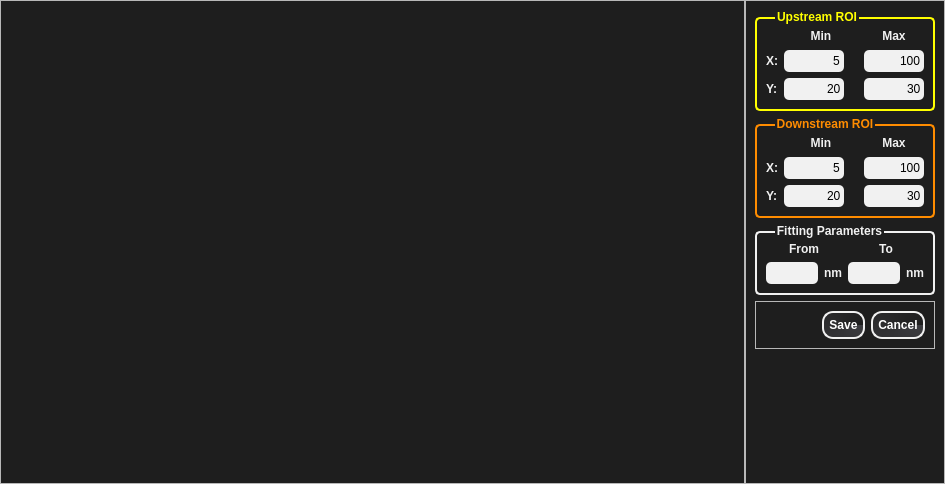
<?xml version="1.0" encoding="UTF-8"?>
<ui version="4.0">
 <class>roi_selector_main_widget</class>
 <widget class="QWidget" name="roi_selector_main_widget">
  <property name="geometry">
   <rect>
    <x>0</x>
    <y>0</y>
    <width>945</width>
    <height>484</height>
   </rect>
  </property>
  <property name="windowTitle">
   <string>Form</string>
  </property>
  <property name="styleSheet">
   <string notr="true">#roi_selector_main_widget{
	background: #1E1E1E;	
}

QLabel ,QGroupBox{
	color: #F1F1F1;
	font-weight: bold;
}

QLineEdit{
	border-radius:5px;
	background: #F1F1F1;
	color: black;
}

QPushButton{
	color:white;
	border-color: black;
	border: 2px solid #F1F1F1;
	border-radius: 11px;
	font-weight: bold;
	padding: 5px;
	background:qconicalgradient(cx:0.5, cy:0.5, angle:0, stop:0 rgba(30, 30, 30, 255), stop:1 rgba(60, 60, 64, 255))
}

QPushButton::hover{
    border:2px solid #fff;
	margin: 0.5px;
}

QPushPutton::press{
   border:2px solid #fff;
	margin: 2px;
}

QGroupBox {
	border: 2px solid #F1F1F1;
	border-radius: 5px;
	margin-top: 7px;
	padding: 0px
}
QGroupBox::title {
     subcontrol-origin: margin;
     left: 20px;
}

#upstream_roi_box{
	color:  rgba(255,255,0,255);
	border: 2px solid rgba(255,255,0,255);
}
#downstream_roi_box {
	color: rgba(255,140,0,255);
	border: 2px solid rgba(255,140,0,255);
}
</string>
  </property>
  <layout class="QHBoxLayout" name="horizontalLayout">
   <property name="spacing">
    <number>0</number>
   </property>
   <property name="margin">
    <number>0</number>
   </property>
   <item>
    <widget class="QFrame" name="axes_frame">
     <property name="frameShape">
      <enum>QFrame::StyledPanel</enum>
     </property>
     <property name="frameShadow">
      <enum>QFrame::Raised</enum>
     </property>
    </widget>
   </item>
   <item>
    <widget class="QFrame" name="frame">
     <property name="sizePolicy">
      <sizepolicy hsizetype="Fixed" vsizetype="Preferred">
       <horstretch>0</horstretch>
       <verstretch>0</verstretch>
      </sizepolicy>
     </property>
     <property name="frameShape">
      <enum>QFrame::StyledPanel</enum>
     </property>
     <property name="frameShadow">
      <enum>QFrame::Raised</enum>
     </property>
     <layout class="QVBoxLayout" name="verticalLayout_3">
      <item>
       <widget class="QGroupBox" name="upstream_roi_box">
        <property name="minimumSize">
         <size>
          <width>180</width>
          <height>0</height>
         </size>
        </property>
        <property name="maximumSize">
         <size>
          <width>180</width>
          <height>16777215</height>
         </size>
        </property>
        <property name="title">
         <string>Upstream ROI</string>
        </property>
        <layout class="QVBoxLayout" name="verticalLayout">
         <item>
          <layout class="QGridLayout" name="gridLayout">
           <item row="0" column="1">
            <widget class="QLabel" name="label">
             <property name="sizePolicy">
              <sizepolicy hsizetype="Expanding" vsizetype="Fixed">
               <horstretch>0</horstretch>
               <verstretch>0</verstretch>
              </sizepolicy>
             </property>
             <property name="minimumSize">
              <size>
               <width>0</width>
               <height>16</height>
              </size>
             </property>
             <property name="text">
              <string>Min</string>
             </property>
             <property name="alignment">
              <set>Qt::AlignCenter</set>
             </property>
            </widget>
           </item>
           <item row="0" column="2">
            <widget class="QLabel" name="label_2">
             <property name="sizePolicy">
              <sizepolicy hsizetype="Expanding" vsizetype="Fixed">
               <horstretch>0</horstretch>
               <verstretch>0</verstretch>
              </sizepolicy>
             </property>
             <property name="minimumSize">
              <size>
               <width>60</width>
               <height>16</height>
              </size>
             </property>
             <property name="maximumSize">
              <size>
               <width>60</width>
               <height>16777215</height>
              </size>
             </property>
             <property name="text">
              <string>Max</string>
             </property>
             <property name="alignment">
              <set>Qt::AlignCenter</set>
             </property>
            </widget>
           </item>
           <item row="1" column="0">
            <widget class="QLabel" name="label_3">
             <property name="text">
              <string>X:</string>
             </property>
            </widget>
           </item>
           <item row="1" column="1">
            <widget class="QLineEdit" name="us_x_min_txt">
             <property name="minimumSize">
              <size>
               <width>60</width>
               <height>22</height>
              </size>
             </property>
             <property name="maximumSize">
              <size>
               <width>60</width>
               <height>16777215</height>
              </size>
             </property>
             <property name="text">
              <string>5</string>
             </property>
             <property name="alignment">
              <set>Qt::AlignRight|Qt::AlignTrailing|Qt::AlignVCenter</set>
             </property>
            </widget>
           </item>
           <item row="1" column="2">
            <widget class="QLineEdit" name="us_x_max_txt">
             <property name="minimumSize">
              <size>
               <width>60</width>
               <height>22</height>
              </size>
             </property>
             <property name="maximumSize">
              <size>
               <width>60</width>
               <height>16777215</height>
              </size>
             </property>
             <property name="text">
              <string>100</string>
             </property>
             <property name="alignment">
              <set>Qt::AlignRight|Qt::AlignTrailing|Qt::AlignVCenter</set>
             </property>
            </widget>
           </item>
           <item row="2" column="0">
            <widget class="QLabel" name="label_4">
             <property name="text">
              <string>Y:</string>
             </property>
            </widget>
           </item>
           <item row="2" column="1">
            <widget class="QLineEdit" name="us_y_min_txt">
             <property name="minimumSize">
              <size>
               <width>60</width>
               <height>22</height>
              </size>
             </property>
             <property name="maximumSize">
              <size>
               <width>60</width>
               <height>16777215</height>
              </size>
             </property>
             <property name="text">
              <string>20</string>
             </property>
             <property name="alignment">
              <set>Qt::AlignRight|Qt::AlignTrailing|Qt::AlignVCenter</set>
             </property>
            </widget>
           </item>
           <item row="2" column="2">
            <widget class="QLineEdit" name="us_y_max_txt">
             <property name="minimumSize">
              <size>
               <width>60</width>
               <height>22</height>
              </size>
             </property>
             <property name="maximumSize">
              <size>
               <width>60</width>
               <height>16777215</height>
              </size>
             </property>
             <property name="text">
              <string>30</string>
             </property>
             <property name="alignment">
              <set>Qt::AlignRight|Qt::AlignTrailing|Qt::AlignVCenter</set>
             </property>
            </widget>
           </item>
          </layout>
         </item>
        </layout>
       </widget>
      </item>
      <item>
       <widget class="QGroupBox" name="downstream_roi_box">
        <property name="minimumSize">
         <size>
          <width>180</width>
          <height>0</height>
         </size>
        </property>
        <property name="maximumSize">
         <size>
          <width>180</width>
          <height>16777215</height>
         </size>
        </property>
        <property name="title">
         <string>Downstream ROI</string>
        </property>
        <layout class="QVBoxLayout" name="verticalLayout_2">
         <item>
          <layout class="QGridLayout" name="gridLayout_2">
           <item row="0" column="1">
            <widget class="QLabel" name="label_5">
             <property name="sizePolicy">
              <sizepolicy hsizetype="Expanding" vsizetype="Fixed">
               <horstretch>0</horstretch>
               <verstretch>0</verstretch>
              </sizepolicy>
             </property>
             <property name="minimumSize">
              <size>
               <width>0</width>
               <height>16</height>
              </size>
             </property>
             <property name="text">
              <string>Min</string>
             </property>
             <property name="alignment">
              <set>Qt::AlignCenter</set>
             </property>
            </widget>
           </item>
           <item row="0" column="2">
            <widget class="QLabel" name="label_6">
             <property name="sizePolicy">
              <sizepolicy hsizetype="Expanding" vsizetype="Fixed">
               <horstretch>0</horstretch>
               <verstretch>0</verstretch>
              </sizepolicy>
             </property>
             <property name="minimumSize">
              <size>
               <width>60</width>
               <height>16</height>
              </size>
             </property>
             <property name="maximumSize">
              <size>
               <width>60</width>
               <height>16777215</height>
              </size>
             </property>
             <property name="text">
              <string>Max</string>
             </property>
             <property name="alignment">
              <set>Qt::AlignCenter</set>
             </property>
            </widget>
           </item>
           <item row="1" column="0">
            <widget class="QLabel" name="label_7">
             <property name="text">
              <string>X:</string>
             </property>
            </widget>
           </item>
           <item row="1" column="1">
            <widget class="QLineEdit" name="ds_x_min_txt">
             <property name="minimumSize">
              <size>
               <width>60</width>
               <height>22</height>
              </size>
             </property>
             <property name="maximumSize">
              <size>
               <width>60</width>
               <height>16777215</height>
              </size>
             </property>
             <property name="text">
              <string>5</string>
             </property>
             <property name="alignment">
              <set>Qt::AlignRight|Qt::AlignTrailing|Qt::AlignVCenter</set>
             </property>
            </widget>
           </item>
           <item row="1" column="2">
            <widget class="QLineEdit" name="ds_x_max_txt">
             <property name="minimumSize">
              <size>
               <width>60</width>
               <height>22</height>
              </size>
             </property>
             <property name="maximumSize">
              <size>
               <width>60</width>
               <height>16777215</height>
              </size>
             </property>
             <property name="text">
              <string>100</string>
             </property>
             <property name="alignment">
              <set>Qt::AlignRight|Qt::AlignTrailing|Qt::AlignVCenter</set>
             </property>
            </widget>
           </item>
           <item row="2" column="0">
            <widget class="QLabel" name="label_8">
             <property name="text">
              <string>Y:</string>
             </property>
            </widget>
           </item>
           <item row="2" column="1">
            <widget class="QLineEdit" name="ds_y_min_txt">
             <property name="minimumSize">
              <size>
               <width>60</width>
               <height>22</height>
              </size>
             </property>
             <property name="maximumSize">
              <size>
               <width>60</width>
               <height>16777215</height>
              </size>
             </property>
             <property name="text">
              <string>20</string>
             </property>
             <property name="alignment">
              <set>Qt::AlignRight|Qt::AlignTrailing|Qt::AlignVCenter</set>
             </property>
            </widget>
           </item>
           <item row="2" column="2">
            <widget class="QLineEdit" name="ds_y_max_txt">
             <property name="minimumSize">
              <size>
               <width>60</width>
               <height>22</height>
              </size>
             </property>
             <property name="maximumSize">
              <size>
               <width>60</width>
               <height>16777215</height>
              </size>
             </property>
             <property name="text">
              <string>30</string>
             </property>
             <property name="alignment">
              <set>Qt::AlignRight|Qt::AlignTrailing|Qt::AlignVCenter</set>
             </property>
            </widget>
           </item>
          </layout>
         </item>
        </layout>
       </widget>
      </item>
      <item>
       <widget class="QGroupBox" name="fitting_param_roi">
        <property name="minimumSize">
         <size>
          <width>180</width>
          <height>0</height>
         </size>
        </property>
        <property name="maximumSize">
         <size>
          <width>180</width>
          <height>16777215</height>
         </size>
        </property>
        <property name="title">
         <string>Fitting Parameters</string>
        </property>
        <layout class="QGridLayout" name="gridLayout_4">
         <item row="0" column="0">
          <layout class="QGridLayout" name="gridLayout_3">
           <item row="0" column="0">
            <widget class="QLabel" name="label_9">
             <property name="text">
              <string>From</string>
             </property>
             <property name="alignment">
              <set>Qt::AlignCenter</set>
             </property>
            </widget>
           </item>
           <item row="0" column="1">
            <widget class="QLabel" name="label_10">
             <property name="layoutDirection">
              <enum>Qt::RightToLeft</enum>
             </property>
             <property name="text">
              <string>To</string>
             </property>
             <property name="alignment">
              <set>Qt::AlignCenter</set>
             </property>
            </widget>
           </item>
          </layout>
         </item>
         <item row="1" column="0">
          <layout class="QGridLayout" name="gridLayout_5">
           <item row="0" column="0">
            <layout class="QHBoxLayout" name="horizontalLayout_2">
             <item>
              <widget class="QLineEdit" name="fit_from_txt">
               <property name="minimumSize">
                <size>
                 <width>0</width>
                 <height>22</height>
                </size>
               </property>
               <property name="sizeIncrement">
                <size>
                 <width>0</width>
                 <height>0</height>
                </size>
               </property>
               <property name="alignment">
                <set>Qt::AlignRight|Qt::AlignTrailing|Qt::AlignVCenter</set>
               </property>
              </widget>
             </item>
             <item>
              <widget class="QLabel" name="label_11">
               <property name="sizePolicy">
                <sizepolicy hsizetype="Fixed" vsizetype="Fixed">
                 <horstretch>0</horstretch>
                 <verstretch>0</verstretch>
                </sizepolicy>
               </property>
               <property name="text">
                <string>nm</string>
               </property>
              </widget>
             </item>
            </layout>
           </item>
           <item row="0" column="1">
            <layout class="QHBoxLayout" name="horizontalLayout_3">
             <item>
              <widget class="QLineEdit" name="fit_to_txt">
               <property name="minimumSize">
                <size>
                 <width>0</width>
                 <height>22</height>
                </size>
               </property>
               <property name="alignment">
                <set>Qt::AlignRight|Qt::AlignTrailing|Qt::AlignVCenter</set>
               </property>
              </widget>
             </item>
             <item>
              <widget class="QLabel" name="label_12">
               <property name="sizePolicy">
                <sizepolicy hsizetype="Fixed" vsizetype="Fixed">
                 <horstretch>0</horstretch>
                 <verstretch>0</verstretch>
                </sizepolicy>
               </property>
               <property name="text">
                <string>nm</string>
               </property>
              </widget>
             </item>
            </layout>
           </item>
          </layout>
         </item>
        </layout>
       </widget>
      </item>
      <item>
       <widget class="QFrame" name="frame_2">
        <property name="minimumSize">
         <size>
          <width>180</width>
          <height>0</height>
         </size>
        </property>
        <property name="maximumSize">
         <size>
          <width>180</width>
          <height>16777215</height>
         </size>
        </property>
        <property name="frameShape">
         <enum>QFrame::StyledPanel</enum>
        </property>
        <property name="frameShadow">
         <enum>QFrame::Raised</enum>
        </property>
        <layout class="QHBoxLayout" name="horizontalLayout_5">
         <item>
          <spacer name="horizontalSpacer">
           <property name="orientation">
            <enum>Qt::Horizontal</enum>
           </property>
           <property name="sizeHint" stdset="0">
            <size>
             <width>40</width>
             <height>20</height>
            </size>
           </property>
          </spacer>
         </item>
         <item>
          <widget class="QPushButton" name="save_btn">
           <property name="maximumSize">
            <size>
             <width>80</width>
             <height>16777215</height>
            </size>
           </property>
           <property name="text">
            <string>Save</string>
           </property>
          </widget>
         </item>
         <item>
          <widget class="QPushButton" name="cancel_btn">
           <property name="maximumSize">
            <size>
             <width>80</width>
             <height>16777215</height>
            </size>
           </property>
           <property name="text">
            <string>Cancel</string>
           </property>
          </widget>
         </item>
        </layout>
       </widget>
      </item>
      <item>
       <spacer name="verticalSpacer">
        <property name="orientation">
         <enum>Qt::Vertical</enum>
        </property>
        <property name="sizeHint" stdset="0">
         <size>
          <width>20</width>
          <height>40</height>
         </size>
        </property>
       </spacer>
      </item>
     </layout>
    </widget>
   </item>
  </layout>
 </widget>
 <resources/>
 <connections/>
</ui>
